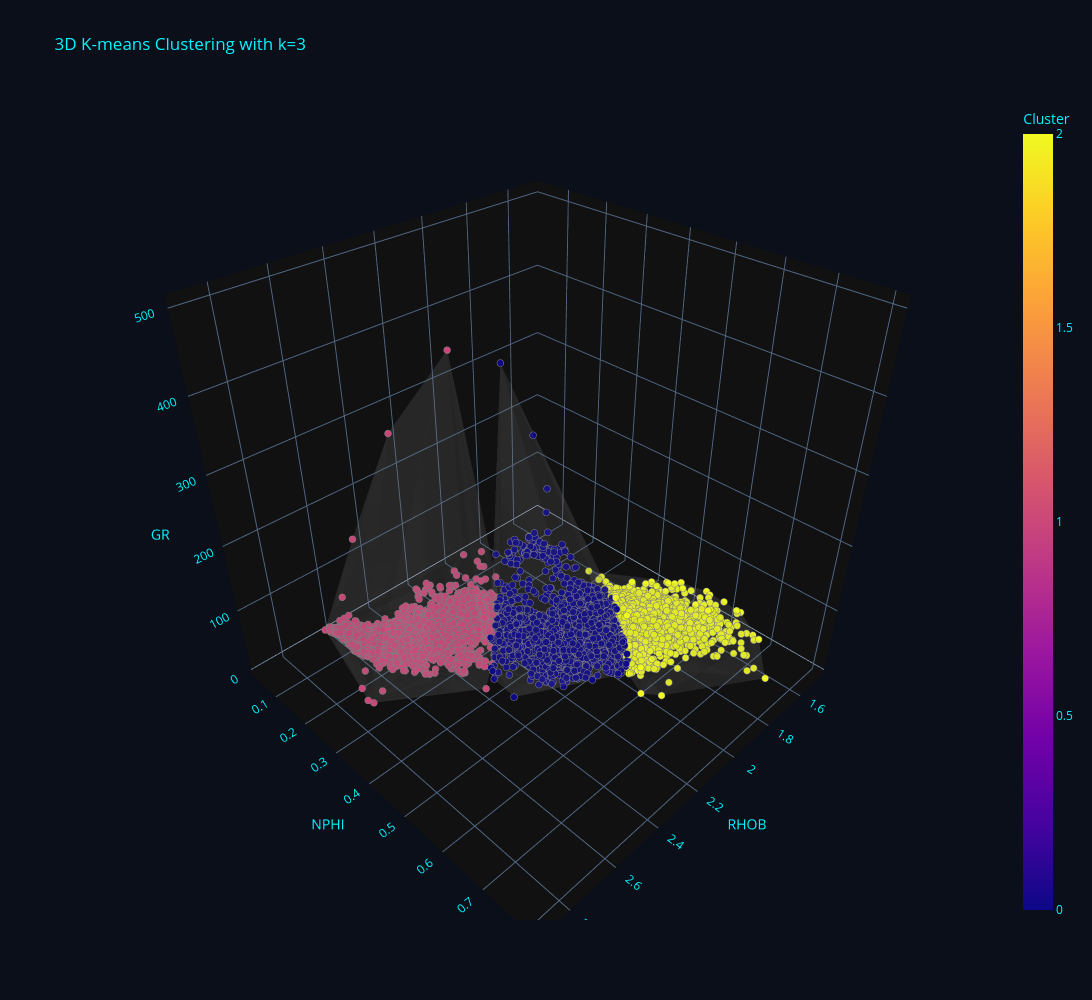

The code cell stored with this chart in its notebook:
### Code cell
fig = px.scatter_3d(
    df,
    x='RHOB',
    y='NPHI',
    z='GR',
    color='k_means_3',
    labels={'RHOB': 'RHOB', 'NPHI': 'NPHI', 'GR': 'GR', 'k_means_3': 'Cluster'},
    title='3D K-means Clustering with k=3'
)

# Border for each point
fig.update_traces(marker=dict(size=4, line=dict(width=1.2, color='black')))

# Border/surface per cluster (convex hull)
for cluster_value in sorted(df['k_means_3'].unique()):
    cluster_df = df[df['k_means_3'] == cluster_value]
    pts = cluster_df[['RHOB', 'NPHI', 'GR']].to_numpy()

    if len(pts) >= 4:  # need enough points for 3D hull
        hull = ConvexHull(pts)
        tri = hull.simplices

        fig.add_trace(
            go.Mesh3d(
                x=pts[:, 0],
                y=pts[:, 1],
                z=pts[:, 2],
                i=tri[:, 0],
                j=tri[:, 1],
                k=tri[:, 2],
                opacity=0.12,
                color='gray',
                name=f'Cluster {cluster_value} border',
                showscale=False
            )
        )

fig.update_layout(
    width=1400,   # increase horizontal size
    height=1000   # increase vertical size
)

# Cyberpunk-like
fig.update_layout(
    template='plotly_dark',
    paper_bgcolor='#0b0f1a',
    plot_bgcolor='#0b0f1a',
    font=dict(color='#00f5ff'),
)

# style only point traces, skip Mesh3d
fig.for_each_trace(
    lambda t: t.update(marker=dict(size=4, line=dict(width=1.2, color='gray')))
    if t.type == 'scatter3d' else None
)

fig.show()
